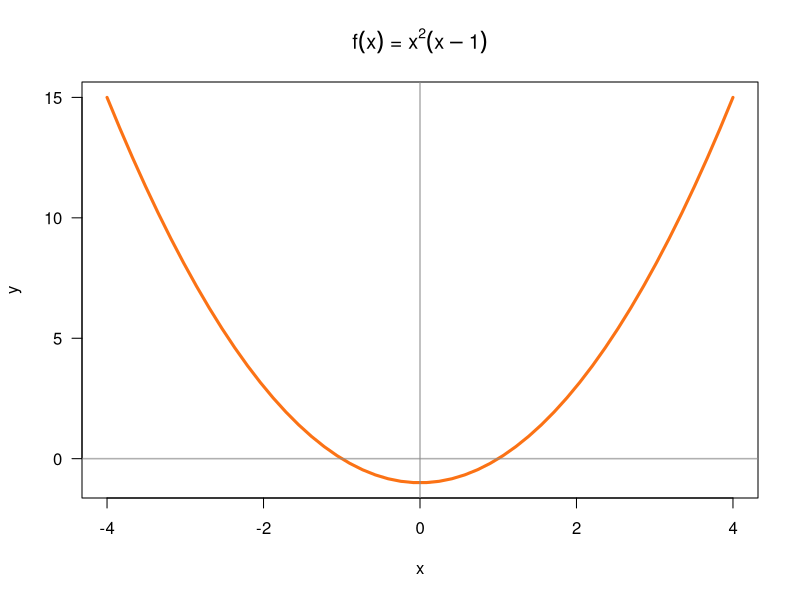
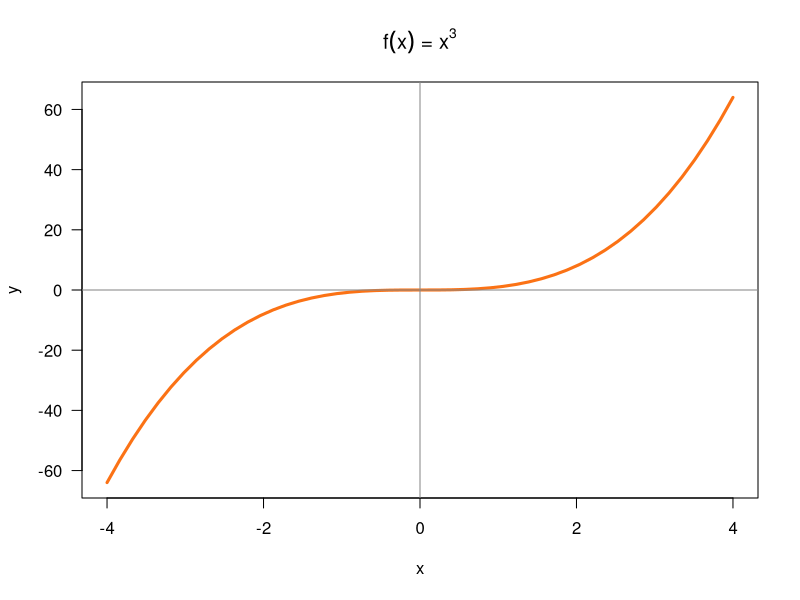
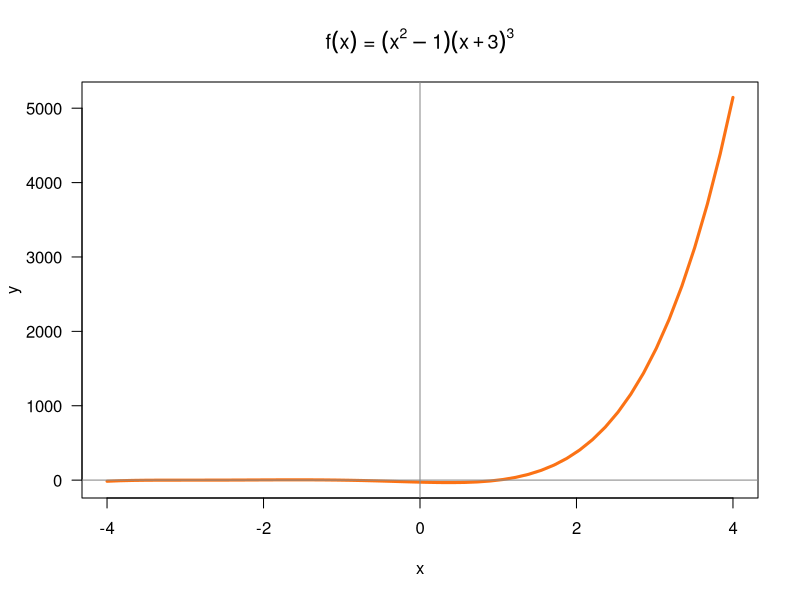
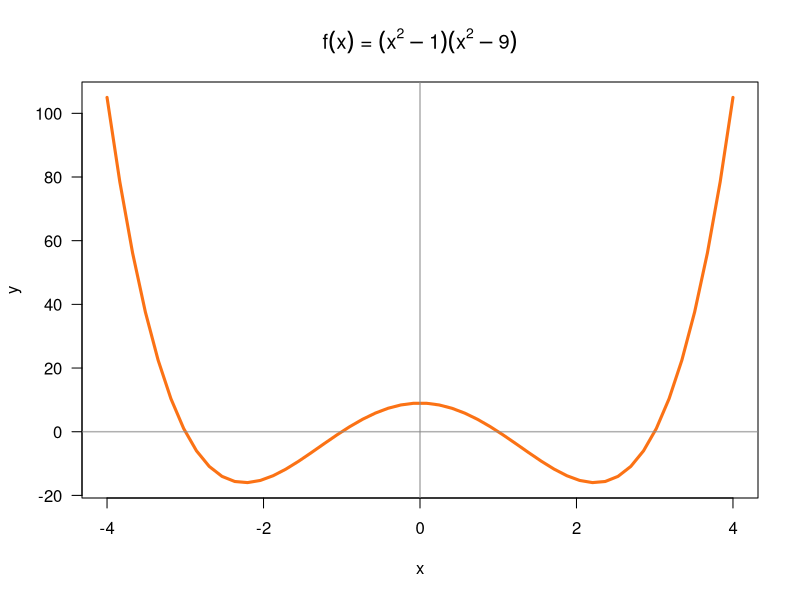

Reproduce these figures in R, in order. (Note: this script raises an error after producing the figures.)
## ---- chunk 1
knitr::opts_chunk$set(echo = TRUE, error = TRUE)
## ---- chunk 2
#' @title polynomial function x^2-1
#' @description returns the value of the polynomial at a specified x value
#' @param x value of x (numeric)
#' @return computed output

poly1 <- function(x) {
  x^2 - 1
}
## ---- chunk 3
# set of points
x <- seq(-4, 4, length.out = 50)
y <- poly1(x)

# graph polynomial
plot(x, y, type = 'l', lwd = 3, col = "#FB7215", las = 1)
abline(h = 0, v = 0, col = '#888888aa', lwd = 1.5)
title(main = expression(paste(f(x), ' = ', x^2, (x - 1))))
## ---- chunk 4
#' @title polynomial function x^3
#' @description returns the value of the polynomial at a specified x value
#' @param x value of x (numeric)
#' @return computed output

cubic <- function(x) {
  x^3
}

# set of points
x <- seq(-4, 4, length.out = 50)
y <- cubic(x)

# graph polynomial
plot(x, y, type = 'l', lwd = 3, col = "#FB7215", las = 1)
abline(h = 0, v = 0, col = '#888888aa', lwd = 1.5)
title(main = expression(paste(f(x), ' = ', x^3)))
## ---- chunk 5
#' @title polynomial function (x^2-1)(x+3)^3
#' @description returns the value of the polynomial at a specified x value
#' @param x value of x (numeric)
#' @return computed output 

polyb <- function(x) {
  (x^2-1) * (x+3)^3
}

# set of points
x <- seq(-4, 4, length.out = 50)
y <- polyb(x)

# graph polynomial
plot(x, y, type = 'l', lwd = 3, col = "#FB7215", las = 1)
abline(h = 0, v = 0, col = '#888888aa', lwd = 1.5)
title(main = expression(paste(f(x), ' = ', (x^2-1), (x+3)^3)))
## ---- chunk 6
#' @title polynomial function (x^2-1)(x^2-9)
#' @description returns the value of the polynomial at a specified x value
#' @param x value of x (numeric)
#' @return computed output

polyc <- function(x) {
  (x^2-1) * (x^2-9)
}

# set of points
x <- seq(-4, 4, length.out = 50)
y <- polyc(x)

# graph polynomial
plot(x, y, type = 'l', lwd = 3, col = "#FB7215", las = 1)
abline(h = 0, v = 0, col = '#888888aa', lwd = 1.5)
title(main = expression(paste(f(x), ' = ', (x^2-1), (x^2-9))))
## ---- chunk 7
# area of circle with radius 2
r <- 2
area <- pi * r^2
area
## ---- chunk 8
#' @title area of a circle
#' @description returns the value of a circle with radius x having a default radius of 1
#' @param x radius of the circle (numeric)
#' @return computed area

circle_area <- function(radius = 1) {
  pi * radius^2
}
## ---- chunk 9
circle_area()
circle_area(radius = 3)
## ---- chunk 10
#' @title area of a circle
#' @description returns the value of a circle with radius x with a default radius of 1
#' @param x radius of the circle (numeric)
#' @return computed area

circle_area <- function(radius = 1) {
  if (radius < 0) {
    stop("radius cannot be negative")
  }
  pi * radius^2
}
## ---- chunk 11
circle_area(radius = -2)
## ---- chunk 12
# cylinder variables
r = 2  # radius
h = 3  # height

# area of cylinder
(2 * pi * r * h) + (2 * pi * r^2)
## ---- chunk 13
#' @title area of a cylinder
#' @description returns the area of a cylinder with varying radius and height
#' @param radius radius of the cylinder (numeric)
#' @param height height of the cylinder (numeric) 
#' @return computed area

cylinder_area <- function(radius = 1, height = 1) {
  if (radius < 0) {
    stop("radius cannot be negative")
  }
  if (height < 0) {
    stop("height cannot be negative")
  }
  (2 * pi * radius * height) + (2 * pi * radius^2)
}
## ---- chunk 14
cylinder_area()
cylinder_area(radius = 2, height = 3)
cylinder_area(radius = -2, height = 1)
cylinder_area(radius = 2, height = -1)
cylinder_area(radius = -2, height = -1)
## ---- chunk 15
# 4 is exactly divisible by 2
4 %% 2
## ---- chunk 16
# 5 is not exactly divisible by 2
5 %% 2
## ---- chunk 17
#' @title even number
#' @description returns TRUE if the input is even, FALSE if it is odd, or NA if the input is not numeric
#' @param x input to be tested (numeric)
#' @return boolean corresponding to the description

is_even <- function(x) {
  if (is.numeric(x) == FALSE) {
    return('NA')
  }
  if (x %% 2 == 0) {
    return(TRUE)
  }
  if (x %% 2 == 1) {
    return(FALSE)
  }
}
## ---- chunk 18
is_even(10)
is_even(33)
is_even('a')
## ---- chunk 19
#' @title odd number
#' @description returns TRUE if the input is odd, FALSE if it is even, or NA if the input is not numeric
#' @param x input to be tested (numeric)
#' @return boolean or NA corresponding to the description

is_odd <- function(x) {
  if (is.numeric(x) == FALSE) {
    return('NA')
  }
  if (x %% 2 == 0) {
    return(FALSE)
  }
  if (x %% 2 == 1) {
    return(TRUE)
  }
}
## ---- chunk 20
is_odd(1)
is_odd(4)
is_odd('a')
## ---- chunk 21
#' @title squish
#' @description returns the value of a number if in the range 0 to 100. If not, it returns 0 or 100 depending on which value is closest
#' @param x input that will be squished (numeric)
#' @return value within the range 0 to 100

squish <- function(x) {
  if (x < 0) {
    return(0)
  }
  if (x > 100) {
    return(100)
  }
  else {
    return(x)
  }
}
## ---- chunk 22
squish(-5)
squish(180)
squish(50)
squish(0)
squish(100)
